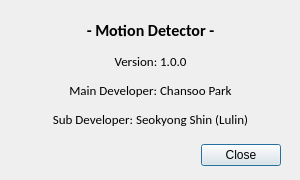
<?xml version="1.0" encoding="UTF-8"?>
<ui version="4.0">
 <class>Dialog</class>
 <widget class="QDialog" name="Dialog">
  <property name="geometry">
   <rect>
    <x>0</x>
    <y>0</y>
    <width>300</width>
    <height>180</height>
   </rect>
  </property>
  <property name="minimumSize">
   <size>
    <width>300</width>
    <height>180</height>
   </size>
  </property>
  <property name="maximumSize">
   <size>
    <width>300</width>
    <height>200</height>
   </size>
  </property>
  <property name="windowTitle">
   <string>Information</string>
  </property>
  <property name="windowIcon">
   <iconset>
    <normaloff>res/icon/information.png</normaloff>res/icon/information.png</iconset>
  </property>
  <property name="modal">
   <bool>true</bool>
  </property>
  <widget class="QDialogButtonBox" name="buttonBox">
   <property name="geometry">
    <rect>
     <x>200</x>
     <y>140</y>
     <width>81</width>
     <height>31</height>
    </rect>
   </property>
   <property name="orientation">
    <enum>Qt::Horizontal</enum>
   </property>
   <property name="standardButtons">
    <set>QDialogButtonBox::Close</set>
   </property>
   <property name="centerButtons">
    <bool>true</bool>
   </property>
  </widget>
  <widget class="QLabel" name="label">
   <property name="geometry">
    <rect>
     <x>10</x>
     <y>20</y>
     <width>281</width>
     <height>111</height>
    </rect>
   </property>
   <property name="font">
    <font>
     <family>Calibri</family>
     <pointsize>10</pointsize>
    </font>
   </property>
   <property name="text">
    <string>&lt;html&gt;&lt;head/&gt;&lt;body&gt;&lt;p align=&quot;center&quot;&gt;&lt;span style=&quot; font-size:12pt; font-weight:600;&quot;&gt;- Motion Detector -&lt;/span&gt;&lt;/p&gt;&lt;p align=&quot;center&quot;&gt;Version: 1.0.0&lt;/p&gt;&lt;p align=&quot;center&quot;&gt;Main Developer: Chansoo Park&lt;/p&gt;&lt;p align=&quot;center&quot;&gt;Sub Developer: Seokyong Shin (Lulin)&lt;/p&gt;&lt;/body&gt;&lt;/html&gt;</string>
   </property>
   <property name="alignment">
    <set>Qt::AlignLeading|Qt::AlignLeft|Qt::AlignTop</set>
   </property>
  </widget>
 </widget>
 <resources/>
 <connections>
  <connection>
   <sender>buttonBox</sender>
   <signal>accepted()</signal>
   <receiver>Dialog</receiver>
   <slot>accept()</slot>
   <hints>
    <hint type="sourcelabel">
     <x>248</x>
     <y>254</y>
    </hint>
    <hint type="destinationlabel">
     <x>157</x>
     <y>274</y>
    </hint>
   </hints>
  </connection>
  <connection>
   <sender>buttonBox</sender>
   <signal>rejected()</signal>
   <receiver>Dialog</receiver>
   <slot>reject()</slot>
   <hints>
    <hint type="sourcelabel">
     <x>316</x>
     <y>260</y>
    </hint>
    <hint type="destinationlabel">
     <x>286</x>
     <y>274</y>
    </hint>
   </hints>
  </connection>
 </connections>
</ui>
